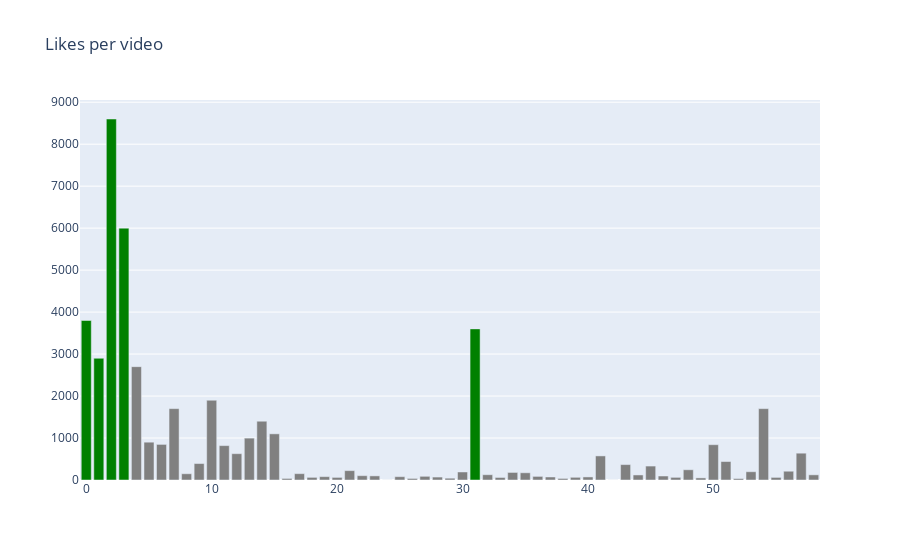

Write notebook code for a chart like this one.
### Markdown cell above
# Likes

### Code cell
plotGraph('Likes', 'Likes per video')

### Figure 1 — Plotly figure (JSON) as saved in the notebook; plotly's stock layout.template omitted (floating-point values rounded to 4 significant figures)
{"data": [{"marker": {"color": ["green", "green", "green", "green", "grey", "grey", "grey", "grey", "grey", "grey", "grey", "grey", "grey", "grey", "grey", "grey", "grey", "grey", "grey", "grey", "grey", "grey", "grey", "grey", "grey", "grey", "grey", "grey", "grey", "grey", "grey", "green", "grey", "grey", "grey", "grey", "grey", "grey", "grey", "grey", "grey", "grey", "grey", "grey", "grey", "grey", "grey", "grey", "grey", "grey", "grey", "grey", "grey", "grey", "grey", "grey", "grey", "grey", "grey"]}, "type": "bar", "x": [0, 1, 2, 3, 4, 5, 6, 7, 8, 9, 10, 11, 12, 13, 14, 15, 16, 17, 18, 19, 20, 21, 22, 23, 24, 25, 26, 27, 28, 29, 30, 31, 32, 33, 34, 35, 36, 37, 38, 39, 40, 41, 42, 43, 44, 45, 46, 47, 48, 49, 50, 51, 52, 53, 54, 55, 56, 57, 58], "y": [3800, 2900, 8600, 6000, 2700, 901, 848, 1700, 149, 392, 1900, 819, 627, 998, 1400, 1100, 37, 151, 63, 80, 62, 223, 103, 98, 1, 79, 37, 88, 70, 43, 191, 3600, 126, 60, 180, 172, 86, 72, 37, 64, 73, 574, 1, 367, 120, 332, 95, 63, 244, 50, 841, 440, 34, 197, 1700, 62, 209, 639, 123]}], "layout": {"title": {"text": "Likes per video"}}}
